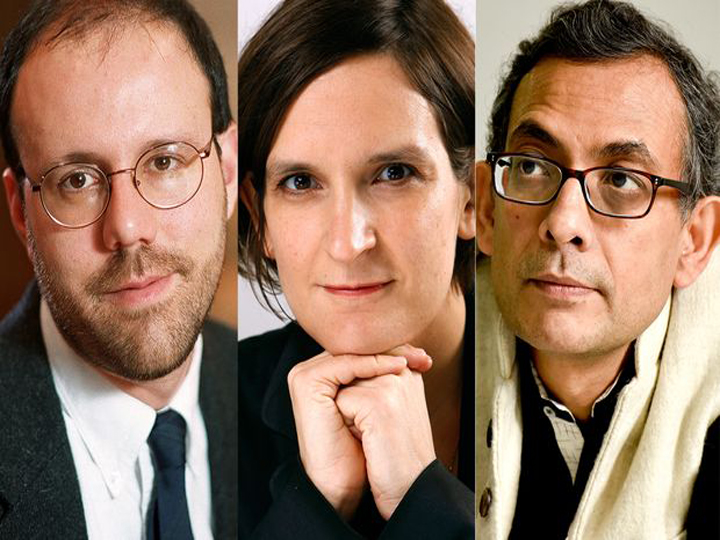
#> input picture test3.jpg, 720 x 540 px, given in place of the camera
$ jupyter execute --allow-errors face_detection.ipynb   (text cells are left out)
#> lines starting #> are read from the running program, lines starting #| are printed output that depends on the picture; after the words box and inside, x2 and y2 are one past the last pixel; in counts of white or black regions, pixels touching at a corner belong together
[cell 1]
import cv2
import os

dir_path = os.getcwd() # current directory
print("Current directory : " , dir_path)

camera = cv2.VideoCapture(0)
cv2.namedWindow("Capturing Photoes")

i = 0
img_num = 2

imgpath = "C:/Users/Sakib/Desktop/New/"

print(" Images are being taken ............." )
for i in range(img_num+1):
	name = 'train.' + str(i)  + '.jpg'
	return_value, image = camera.read()
	cv2.imwrite(os.path.join(imgpath,name),image)
	cv2.imshow("Capturing Photoes",image)
#   cv2.imwrite(os.path.join(path,imgpath+'opencv' + str(i) + '.png'),image)
# 	cv2.imshow(os.path.join(path,"Capturing image  : ",image)
	i = i+1
#> this loop made 3 passes
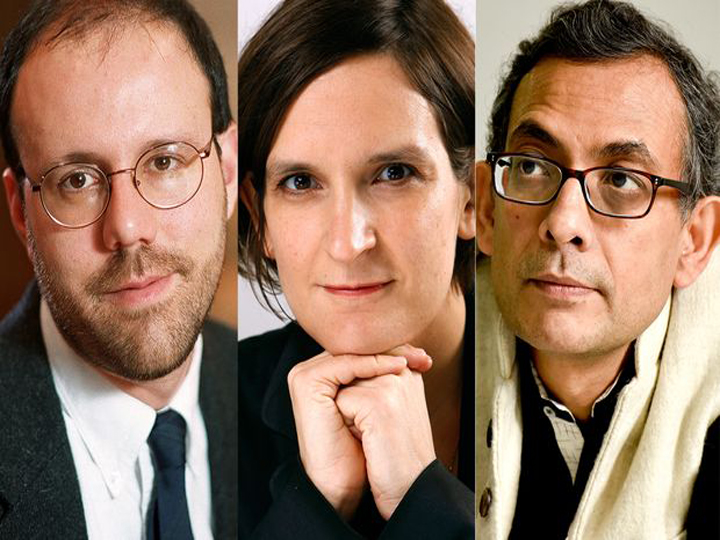
#> input picture test3.jpg, 720 x 540 px, given in place of the camera
cv2.waitKey(0)
cv2.destroyWindow("Capturing Photoes")
del(camera)
print("............ COMPLETE ................" )

[cell 2]
import cv2
import os


cascade_path = "C:/Users/Sakib/Desktop/Attendence-using-face-recognition/haarcascade_frontalface_default.xml"
facecascade = cv2.CascadeClassifier(cascade_path)

img_num = 10


#> (the rest of this cell did not finish here and is left out)

[cell 3]
import cv2
import os

imagepath = "C:/Users/Sakib/Desktop/test1.jpg"
cascadpath = "C:/Users/Sakib/Desktop/Attendence-using-face-recognition/haarcascade_frontalface_default.xml"

facecascade = cv2.CascadeClassifier(cascadpath)

image = cv2.imread(imagepath)
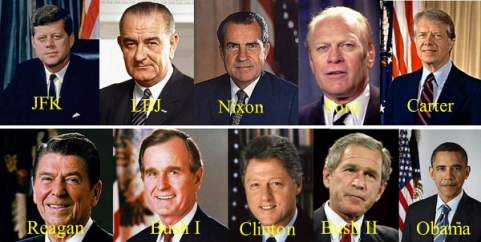
#> input picture test1.jpg, 481 x 242 px, found by its file name
#> image is the input picture: shape (242, 481, 3); mean B, G, R 77.5, 85.9, 105.1
image = cv2.resize(image,(800,600))
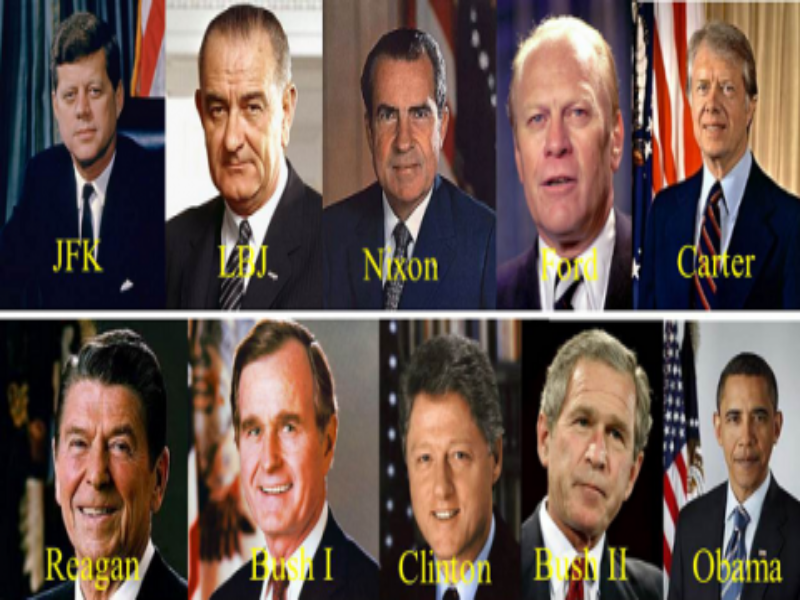
#> image: shape (600, 800, 3); mean B, G, R 77.4, 85.8, 104.9
# [4 lines of commented-out code are left out]
gray = cv2.cvtColor(image,cv2.COLOR_BGR2GRAY)
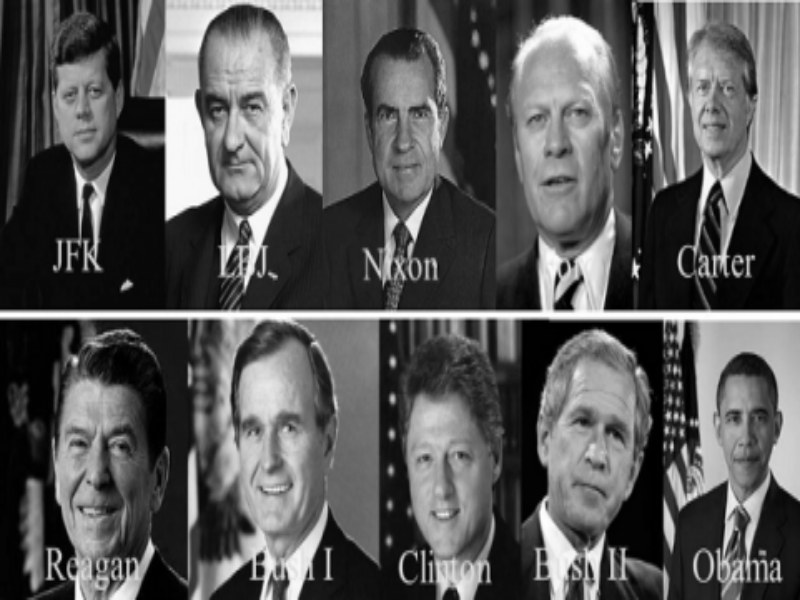
#> gray: shape (600, 800); min 0, max 255, mean 90.5

faces = facecascade.detectMultiScale(gray,scaleFactor = 1.3,
                                    minNeighbors=2,
                                    minSize=(10,10),
                                    flags = cv2.CASCADE_SCALE_IMAGE)
#> faces = [[675, 58, 76, 76], [42, 62, 81, 81], [355, 75, 100, 100], [705, 386, 80, 80], [208, 378, 126, 126], [493, 67, 129, 129], [36, 394, 129, 129], [386, 413, 116, 116], [175, 64, 119, 119], [520, 371, 151, 151]]
# cv2.CascadeClassifier.detectMultiScale(image[, scaleFactor[, minNeighbors[, flags[, minSize[, maxSize]]]]])
print("Found {0} faces.".format(len(faces)))
#| Found 10 faces.


for(x,y,w,h) in faces:
    cv2.rectangle(image,(x,y),(x+w, y+h),(0,255,0),2)
#> this loop made 10 passes
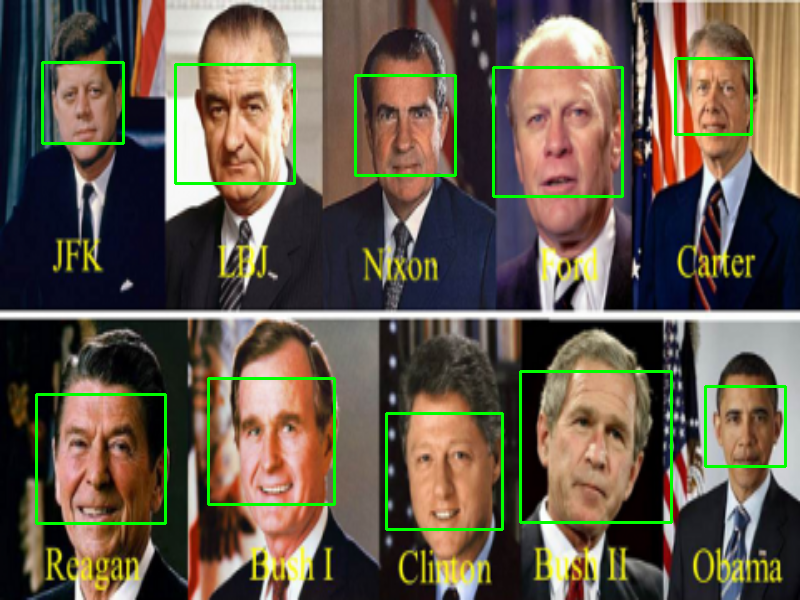
#> image: shape (600, 800, 3); 2.76% of pixels changed, all inside (x1, y1, x2, y2) = (35, 57, 787, 531)

cv2.imshow("Faces Found",image)
cv2.waitKey(0)
cv2.destroyWindow("Faces Found")

[cell 4]
import cv2

cap = cv2.VideoCapture(0)
# cap = cv2.VideoCapture('C:/Users/Sakib/Desktop/video2.mp4') # detect faces from video

cascadpath = "C:/Users/Sakib/Desktop/Attendence-using-face-recognition/haarcascade_frontalface_default.xml"
facecascade = cv2.CascadeClassifier(cascadpath)

while cap.isOpened():
    success, frame = cap.read()
#> frame is the input picture: shape (540, 720, 3); mean B, G, R 96.1, 116.1, 146.4
#     print(success, frame)
    if success:
#         gray = cv2.cvtColor(frame, cv2.COLOR_BGR2GRAY)
        faces = facecascade.detectMultiScale(frame,scaleFactor = 1.3,
                                        minNeighbors=2,
                                        minSize=(10,10),
                                        flags = cv2.CASCADE_SCALE_IMAGE)
#> faces = [[9, 72, 249, 249], [219, 77, 269, 269]]

        #     gray = cv2.cvtColor(frame, cv2.COLOR_BGR2GRAY)

        for(x,y,w,h) in faces:
            cv2.rectangle(frame,(x,y),(x+w, y+h),(0,255,0),2)
#> this loop made 2 passes
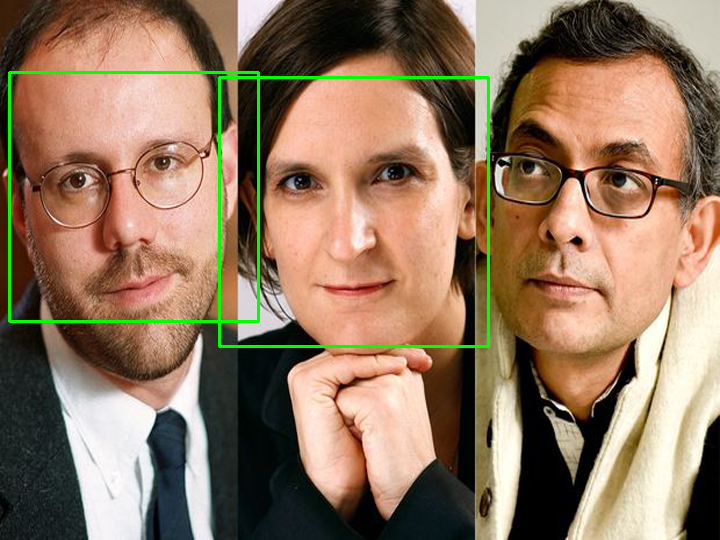
#> frame: shape (540, 720, 3); 1.59% of pixels changed, all inside (x1, y1, x2, y2) = (8, 71, 490, 348)
        cv2.imshow("frame",frame) #cv2.imshow('frame',gray)

        if cv2.waitKey(1) & 0xFF == ord('q'):
#> (key q is pressed here)
            break

cap.release()
cv2.destroyAllWindows()
